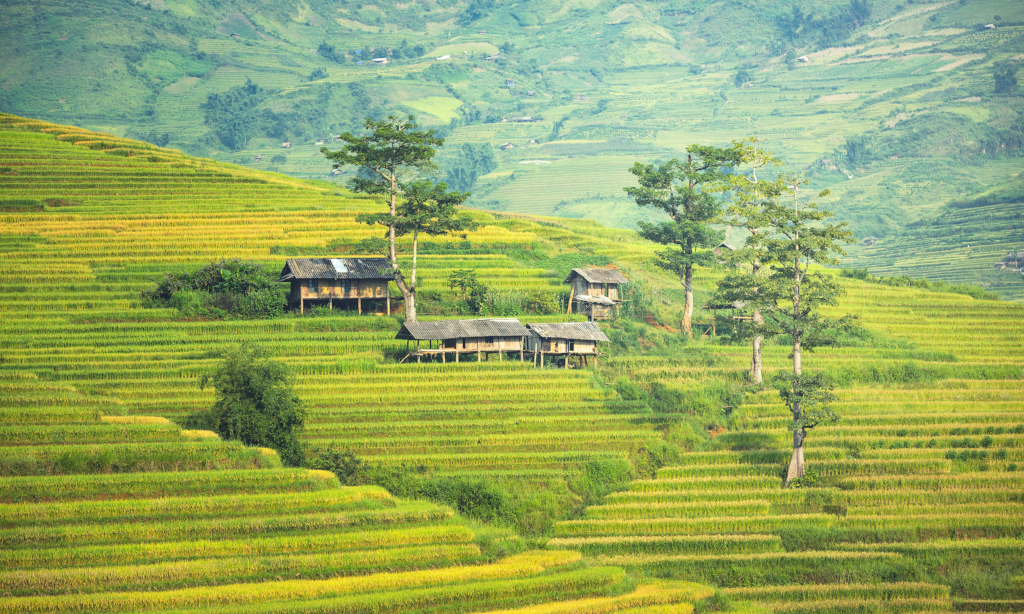
#> input picture images/landscape.jpg, 1024 x 614 px
$ python dehaze.py
#> lines starting #> are read from the running program, lines starting #| are printed output that depends on the picture
#!/usr/bin/env python3
# -*- coding: utf-8 -*-
#
# automatic haze removal as described in
#
# Kaiming He, Jian Sun, and Xiaoou Tang, »Single Image Haze Removal
# Using Dark Channel Prior« in IEEE Transactions on Pattern Analysis
# and Machine Intelligence, vol. 33, no. 12, 2341--2353 (2010)
# DOI:  10.1109/TPAMI.2010.168
#
# He K., Sun J., Tang X. (2010) Guided Image Filtering. In: Daniilidis K.,
# Maragos P., Paragios N. (eds) Computer Vision – ECCV 2010. ECCV 2010.
# Lecture Notes in Computer Science, vol 6311. Springer, Berlin, Heidelberg

import os
import numpy as np
from pylab import *
from skimage import data, io, exposure, img_as_float
#
# first compile dehaze module with
# python3 setup.py build_ext --inplace
import dehaze

image='images/forrest.jpg'
image='images/city.jpg'
image='images/landscape.jpg'

# parameters

# window size (positive integer) for determing the dark channel and the transition map
w=4
# window size (positive integer) for guided filter
w2=3*w
# strength of the dahazing effect 0 <= stength <= 1 (is 0.95 in the original paper)
strength=0.99

# gamma correction, algorithm should work in linear RGB space
gamma=2.2

close('all')

I=img_as_float(io.imread(image))

io.imshow(I)
title('original image')
xticks([])
yticks([])
tight_layout()
show(False)

I=I**gamma
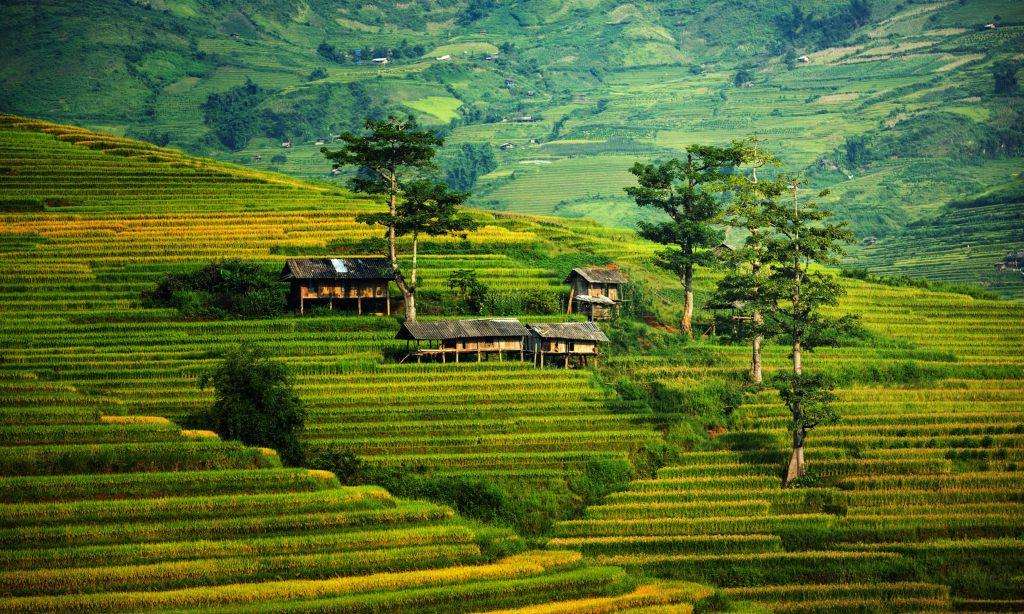
#> I: shape (614, 1024, 3) float64; mean R, G, B 0.338, 0.427, 0.165

#> (the run stopped early here; a loop or call above may not have finished)

$ run again, with images/city_haze_free.jpg copied over images/landscape.jpg
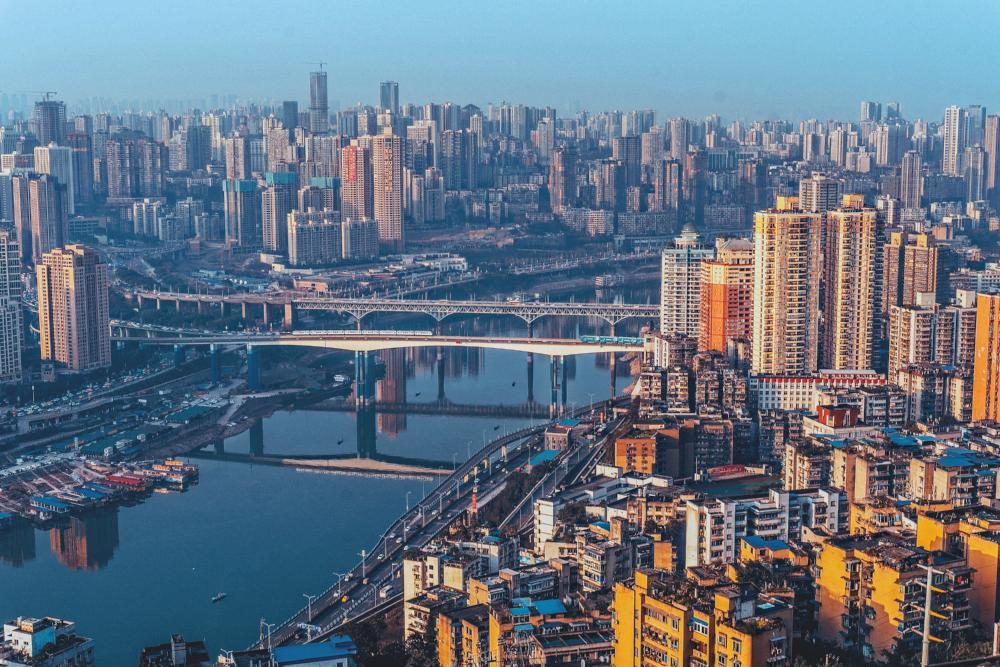
#> input picture images/city_haze_free.jpg, 1000 x 667 px
#> `I=I**gamma`:
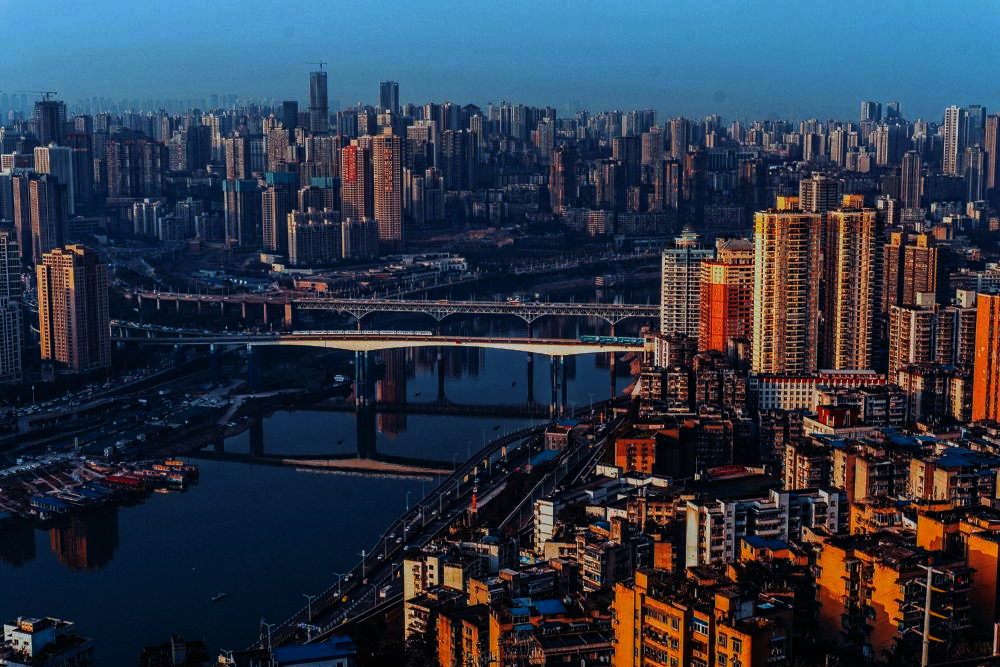
#> I: shape (667, 1000, 3) float64; mean R, G, B 0.182, 0.221, 0.284
